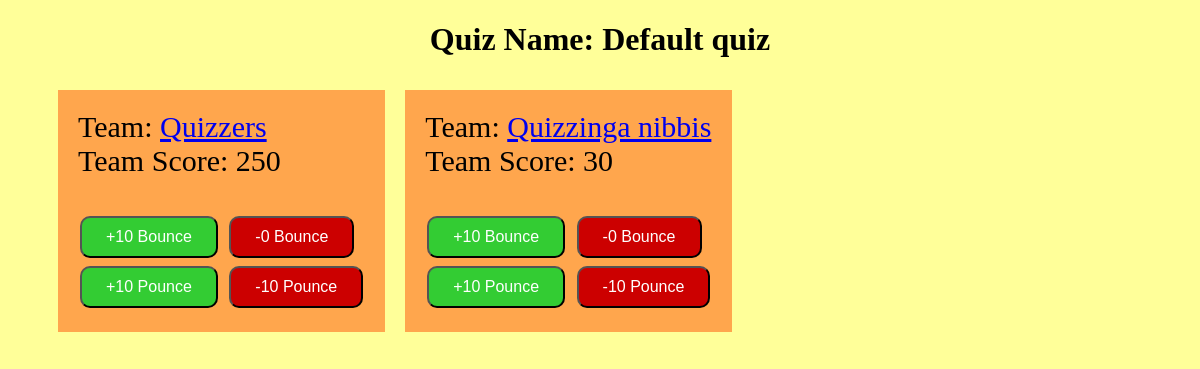
Before: /myapp/1/ with the older database file.
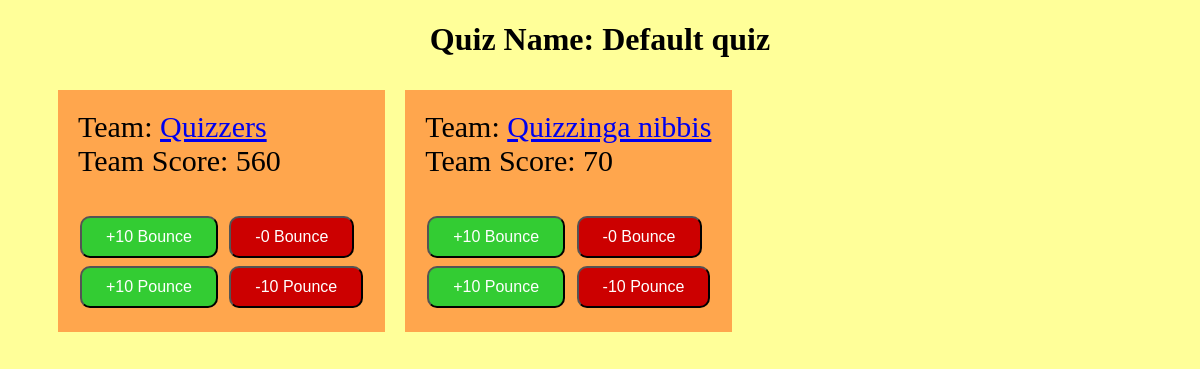
After: the same page with the newer database file.
### myapp/models.py (models this page shows, shortened)
class Team(models.Model):
	team_name = models.CharField(max_length = 200)
	team_score = models.IntegerField(default = 0)
	quiz_id = models.ForeignKey(Quiz, on_delete = models.CASCADE)

### myapp/views.py (the view)
# urls.py: path('<int:quiz_id>/', views.detail, name = 'detail'),
def detail(request, quiz_id):
	try:
		quiz = Quiz.objects.get(pk = quiz_id)
	except quiz.DoesNotExist:
		raise Http404("Quiz does not exist")
	team_list = Team.objects.filter(quiz_id = quiz)
	score = Score.objects.get(quiz_id = quiz)
	context = {
		'quiz': quiz,
		'team_list': team_list,
		'score': score
	}
	return render(request, 'myapp/quiz_display.html', context)

### myapp/templates/myapp/quiz_display.html (shortened to what this page needs)
<!DOCTYPE html>
<html >
<h1 style="color:black" align = "center"> Quiz Name: {{quiz.quiz_name}}  </h1>
 <body style="background-color:#ffff99;">
{% if team_list %}
	<ul>
	<div class = "flex-container">
	{% for team in team_list %}
		<div>
		<div class = "update" quiz_id = {{quiz.id}}>
		Team: <a href = "/myapp/{{quiz.id}}/teams/{{team.id}}">{{team.team_name}}</a> <br>
		Team Score:<span class="b{{team.id}}"> {{team.team_score}}</span><br>
		</div>
		<br>
		<button class = "ajax_score Correct" type = "submit"  value = {{team.id}}  points = {{score.bounce_points}} >{% csrf_token %} +10 Bounce </button>
		<button class = "ajax_score Incorrect" type = "submit"  value = {{team.id}} points = {{score.bounce_points_negative}}>{% csrf_token %}-0 Bounce </button>
		<br>
		<button class = "ajax_score Correct" type = "submit"  value = {{team.id}} points = {{score.pounce_points}}>{% csrf_token %}+10 Pounce </button>
		<button class = "ajax_score Incorrect" type = "submit"  value = {{team.id}} points = {{score.pounce_points_negative}}>{% csrf_token %}-10 Pounce </button>
		</div>
		<br>
	{% endfor %}
	</div>
	</ul>
{% else %}
	<p> No teams are there. </p>
{% endif %}
</body>
</html>

Changed rows visible on the page:
changed Team "Quizzers": team_score "250" → "560"
changed Team "Quizzinga nibbis": team_score "30" → "70"
